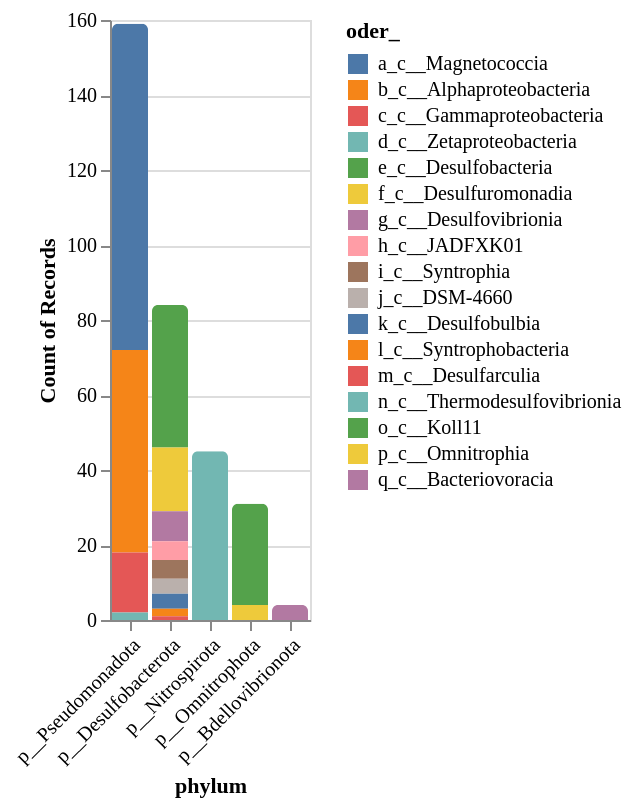

The code cell stored with this chart in its notebook:
### Code cell
alt.Chart(dfTaxa_.iloc[:323,:]).mark_bar(
    cornerRadiusTopLeft=3,
    cornerRadiusTopRight=3,
    # color='dimgrey'
).encode(
    x=alt.X('phylum:O', sort=None, axis=alt.Axis(labelAngle=-45)),
    y=alt.Y('count():Q', sort=None),
    color=alt.Color('oder_:N', sort=None),
)

### Figure 1 — Vega-Lite specification as saved in the notebook (floating-point values rounded to 4 significant figures; data arrays with more than 128 entries replaced by an {"elided": "..."} marker saying what was removed)
{"config": {"title": {"font": "Times New Roman"}, "axis": {"labelFont": "Times New Roman", "titleFont": "Times New Roman"}, "header": {"labelFont": "Times New Roman", "titleFont": "Times New Roman"}, "legend": {"labelFont": "Times New Roman", "titleFont": "Times New Roman"}}, "data": {"name": "data-c68205331401b1daad0950df682493ea"}, "mark": {"type": "bar", "cornerRadiusTopLeft": 3, "cornerRadiusTopRight": 3}, "encoding": {"color": {"field": "oder_", "sort": null, "type": "nominal"}, "x": {"axis": {"labelAngle": -45}, "field": "phylum", "sort": null, "type": "ordinal"}, "y": {"aggregate": "count", "sort": null, "type": "quantitative"}}, "$schema": "https://vega.github.io/schema/vega-lite/v5.17.0.json", "datasets": {"data-c68205331401b1daad0950df682493ea": {"elided": "323 records"}}}
